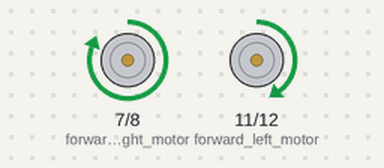
A sketch run on a simulated Arduino Uno, built with avr-gcc and run on an emulated ATmega328P. Parts: motor-driver pin pairs drawn as motors (green arrow = first pin HIGH = forward, orange = second pin HIGH = backward, longer = more drive, scaled by the enable pin).

Above: at 0.1 s.
At 5.1 s:
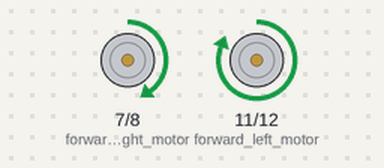
At 8.1 s:
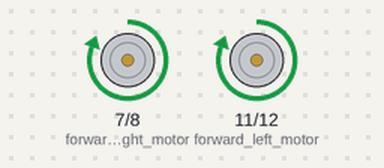
At 20.1 s:
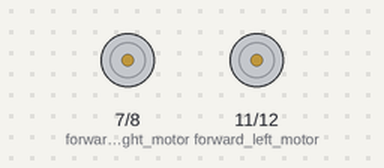
Timing chart, 0 to 21.6 s (numbered marks = the images above):
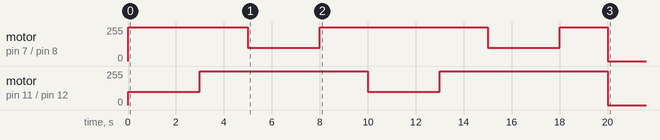

Measured:
- by itself, motor on pin 7 (forward_right_motor) / pin 8 (reverse_right_motor): stopped → forward 255/255 at 0.00 s, → forward 100/255 5.0 s later, → forward 255/255 3.0 s later, → forward 100/255 7.0 s later, … (6 changes in this stretch)
- by itself, motor on pin 11 (forward_left_motor) / pin 12 (reverse_left_motor): stopped → forward 100/255 at 0.00 s, → forward 255/255 3.0 s later, → forward 100/255 7.0 s later, → forward 255/255 3.0 s later, … (5 changes in this stretch)

The sketch:

Story5.ino
```cpp
int const reverse_left_motor = 12;
int const forward_left_motor = 11;
int const enable_left_motor = 10;
int const enable_right_motor = 9;
int const reverse_right_motor = 8;
int const forward_right_motor = 7;

const int LEFT_FEEDBACK = 3;
const int RIGHT_FEEDBACK = 2;

volatile int leftcounter = 0;
volatile int rightcounter = 0;

void setup()
{
  //Serial.begin(115200);
  //attachInterrupt(digitalPinToInterrupt(LEFT_FEEDBACK),LeftMotorISR,RISING);
  //attachInterrupt(digitalPinToInterrupt(RIGHT_FEEDBACK),RightMotorISR,RISING);
  pinMode(reverse_left_motor, OUTPUT);
  pinMode(forward_left_motor, OUTPUT);
  //pinMode(LEFT_FEEDBACK, INPUT);
  //pinMode(RIGHT_FEEDBACK, INPUT);
  pinMode(enable_left_motor, OUTPUT);
  pinMode(enable_right_motor, OUTPUT);
  pinMode(reverse_right_motor, OUTPUT);
  pinMode(forward_right_motor, OUTPUT);
}

void loop()
{

    forwards_rover_without_delay();
    SetLeftMotor(100);
  	delay(3000);
    SetLeftMotor(255);
  	delay(2000);
    SetRightMotor(100);
  	delay(3000);
  	SetRightMotor(255);
	delay(2000);
    SetLeftMotor(100);
  	delay(3000);
    SetLeftMotor(255);
  	delay(2000);
    SetRightMotor(100);
  	delay(3000);
  	SetRightMotor(255);
	delay(2000);
    stop_rover(500000);
}

void SetLeftMotor(int speed) {
  analogWrite(enable_left_motor, speed);
  //analogWrite(forward_left_motor, speed);
}

void SetRightMotor(int speed) {
  analogWrite(enable_right_motor, speed);
  //analogWrite(forward_right_motor, speed);
}

void distancemeasurement() {
  forwards_rover(0);
  Serial.print("Left Counter ");
  Serial.println(leftcounter);

  //Serial.print("Right Counter ");
  //Serial.println(rightcounter);

  if(leftcounter >=870){
    Serial.println("Stop called");
    stop_rover(100000000);
  }

}
void stop_rover(int length) {
  digitalWrite(enable_left_motor, LOW);
  digitalWrite(enable_right_motor, LOW);
  digitalWrite(forward_left_motor, LOW);
  digitalWrite(forward_right_motor, LOW);
  digitalWrite(reverse_left_motor, LOW);
  digitalWrite(reverse_right_motor, LOW);

  delay(length);
}

void reverse_rover(int duration) {
  digitalWrite(enable_left_motor, HIGH);
  digitalWrite(enable_right_motor, HIGH);
  digitalWrite(reverse_left_motor, HIGH);
  digitalWrite(reverse_right_motor, HIGH);
  delay(duration);
}

void forwards_rover(int timedelay){
  digitalWrite(enable_left_motor, HIGH);
  digitalWrite(enable_right_motor, HIGH);
  digitalWrite(forward_left_motor, HIGH);
  digitalWrite(forward_right_motor, HIGH);
  delay(timedelay);
}
void forwards_rover_without_delay(){
  digitalWrite(enable_left_motor, HIGH);
  digitalWrite(enable_right_motor, HIGH);
  digitalWrite(forward_left_motor, HIGH);
  digitalWrite(forward_right_motor, HIGH);
}

void LeftMotorISR(){

  leftcounter++;
}

void RightMotorISR(){
	rightcounter++;
}
```
